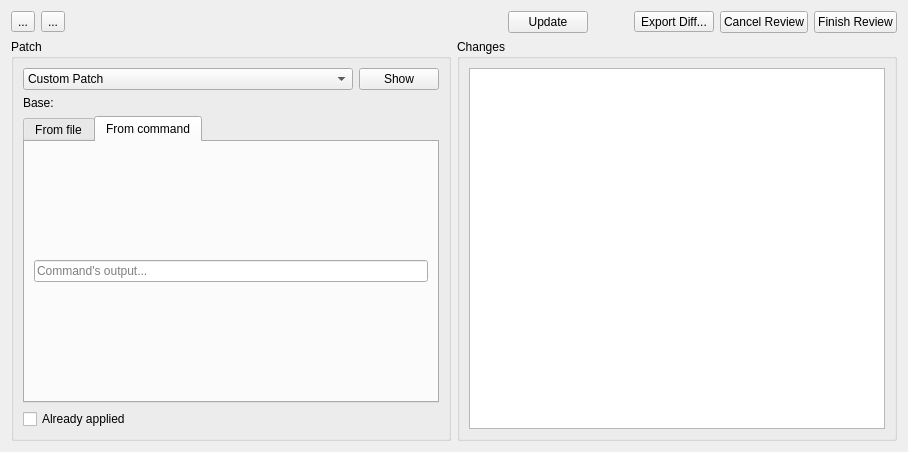
<?xml version="1.0" encoding="UTF-8"?>
<ui version="4.0">
 <class>EditPatch</class>
 <widget class="QWidget" name="EditPatch">
  <property name="geometry">
   <rect>
    <x>0</x>
    <y>0</y>
    <width>908</width>
    <height>452</height>
   </rect>
  </property>
  <property name="windowTitle">
   <string>Edit Patch</string>
  </property>
  <layout class="QGridLayout" name="gridLayout">
   <item row="0" column="0" colspan="2">
    <layout class="QHBoxLayout" name="horizontalLayout_3">
     <item>
      <widget class="QToolButton" name="previousHunk">
       <property name="toolTip">
        <string>Previous difference</string>
       </property>
       <property name="text">
        <string>...</string>
       </property>
      </widget>
     </item>
     <item>
      <widget class="QToolButton" name="nextHunk">
       <property name="toolTip">
        <string>Next difference</string>
       </property>
       <property name="text">
        <string>...</string>
       </property>
      </widget>
     </item>
     <item>
      <spacer name="horizontalSpacer">
       <property name="orientation">
        <enum>Qt::Horizontal</enum>
       </property>
       <property name="sizeHint" stdset="0">
        <size>
         <width>448</width>
         <height>20</height>
        </size>
       </property>
      </spacer>
     </item>
     <item>
      <widget class="QPushButton" name="updateButton">
       <property name="sizePolicy">
        <sizepolicy hsizetype="Fixed" vsizetype="Fixed">
         <horstretch>0</horstretch>
         <verstretch>0</verstretch>
        </sizepolicy>
       </property>
       <property name="text">
        <string>Update</string>
       </property>
      </widget>
     </item>
     <item>
      <spacer name="horizontalSpacer_2">
       <property name="orientation">
        <enum>Qt::Horizontal</enum>
       </property>
       <property name="sizeType">
        <enum>QSizePolicy::Fixed</enum>
       </property>
       <property name="sizeHint" stdset="0">
        <size>
         <width>40</width>
         <height>20</height>
        </size>
       </property>
      </spacer>
     </item>
     <item>
      <widget class="QToolButton" name="exportReview">
       <property name="text">
        <string>Export Diff...</string>
       </property>
       <property name="popupMode">
        <enum>QToolButton::InstantPopup</enum>
       </property>
      </widget>
     </item>
     <item>
      <widget class="QPushButton" name="cancelReview">
       <property name="text">
        <string>Cancel Review</string>
       </property>
      </widget>
     </item>
     <item>
      <widget class="QPushButton" name="finishReview">
       <property name="text">
        <string>Finish Review</string>
       </property>
      </widget>
     </item>
    </layout>
   </item>
   <item row="1" column="0">
    <widget class="QGroupBox" name="localPatchOptions">
     <property name="title">
      <string>Patch</string>
     </property>
     <layout class="QFormLayout" name="formLayout">
      <item row="0" column="0" colspan="2">
       <layout class="QHBoxLayout" name="horizontalLayout_4">
        <item>
         <widget class="QComboBox" name="patchSelection">
          <item>
           <property name="text">
            <string>Custom Patch</string>
           </property>
          </item>
         </widget>
        </item>
        <item>
         <widget class="QPushButton" name="showButton">
          <property name="sizePolicy">
           <sizepolicy hsizetype="Maximum" vsizetype="Fixed">
            <horstretch>0</horstretch>
            <verstretch>0</verstretch>
           </sizepolicy>
          </property>
          <property name="text">
           <string>Show</string>
          </property>
         </widget>
        </item>
       </layout>
      </item>
      <item row="1" column="0">
       <widget class="QLabel" name="label">
        <property name="text">
         <string>Base:</string>
        </property>
       </widget>
      </item>
      <item row="1" column="1">
       <widget class="KUrlRequester" name="baseDir">
        <property name="clickMessage">
         <string>Patch base...</string>
        </property>
       </widget>
      </item>
      <item row="2" column="0" colspan="2">
       <widget class="QTabWidget" name="tabWidget">
        <property name="currentIndex">
         <number>1</number>
        </property>
        <widget class="QWidget" name="fileTab">
         <attribute name="title">
          <string>From file</string>
         </attribute>
         <layout class="QVBoxLayout" name="verticalLayout_2">
          <item>
           <widget class="KUrlRequester" name="filename">
            <property name="clickMessage">
             <string>Patch location...</string>
            </property>
           </widget>
          </item>
         </layout>
        </widget>
        <widget class="QWidget" name="commandTab">
         <attribute name="title">
          <string>From command</string>
         </attribute>
         <layout class="QHBoxLayout" name="horizontalLayout">
          <item>
           <widget class="QLineEdit" name="command">
            <property name="placeholderText">
             <string>Command's output...</string>
            </property>
           </widget>
          </item>
         </layout>
        </widget>
       </widget>
      </item>
      <item row="3" column="0" colspan="2">
       <widget class="QCheckBox" name="applied">
        <property name="toolTip">
         <string>Patch is already applied on local version</string>
        </property>
        <property name="text">
         <string>Already applied</string>
        </property>
        <property name="checked">
         <bool>false</bool>
        </property>
       </widget>
      </item>
     </layout>
    </widget>
   </item>
   <item row="1" column="1" rowspan="2">
    <widget class="QGroupBox" name="filesGroup">
     <property name="title">
      <string>Changes</string>
     </property>
     <layout class="QVBoxLayout" name="verticalLayout">
      <item>
       <widget class="QTreeView" name="filesList">
        <property name="editTriggers">
         <set>QAbstractItemView::NoEditTriggers</set>
        </property>
       </widget>
      </item>
     </layout>
    </widget>
   </item>
   <item row="2" column="0">
    <layout class="QVBoxLayout" name="customWidgetsLayout"/>
   </item>
  </layout>
 </widget>
 <customwidgets>
  <customwidget>
   <class>KUrlRequester</class>
   <extends>QFrame</extends>
   <header>kurlrequester.h</header>
  </customwidget>
 </customwidgets>
 <resources/>
 <connections/>
</ui>
